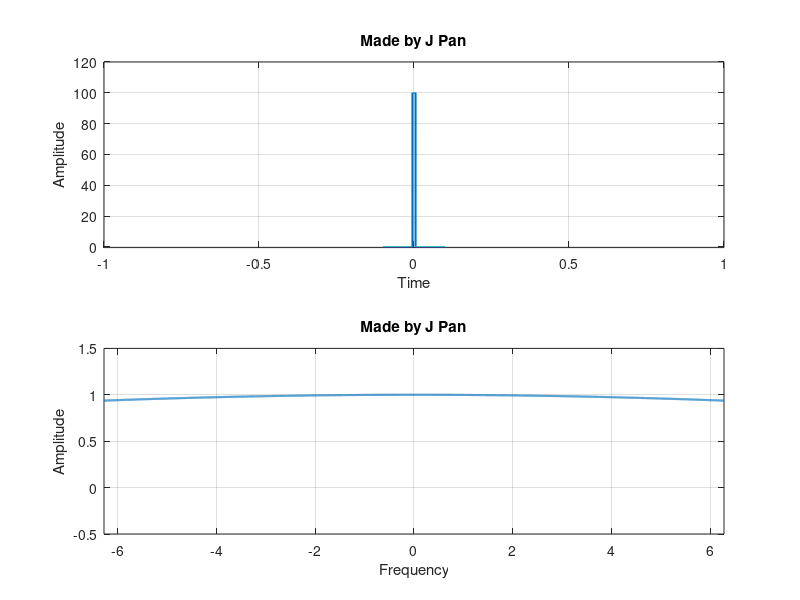

Here is the MATLAB script that generated this plot:
function convolution
clc; clear all; close all;
%
N=10000;                                     % sampling numbers
Tau0=1;                                      % define initial Tau
for i=1:100
    Tau=Tau0/i; 
    TimeRange=linspace(-10*Tau,10*Tau,N);        % display time range
    FreqRange=linspace(-200*pi/i,200*pi/i,N);    % display frequency range
    Half_Tau=Tau/2;                              % -0.5 Tao ==> 0.5 Tao
    RECT=1/Tau*double(abs(TimeRange)<Half_Tau);  % one rectangular pulse
    SINC=sinc(FreqRange*Tau*pi);                 % sinc pulse, Xtra
    
    subplot(2,1,1);
    plot(TimeRange,RECT,'LineWidth',1.5); grid on;
    xlim([-1 1]); ylim([-0.5 120]);
    xlabel('Time'); ylabel('Amplitude');
    title('Made by J Pan')
    
    subplot(2,1,2);
    plot(FreqRange,SINC,'LineWidth',1.5); grid on; 
    xlim([-200*pi/i 200*pi/i]);  ylim([-0.5 1.5]); 
    xlabel('Frequency'); ylabel('Amplitude');
    title('Made by J Pan')
    drawnow;   
end